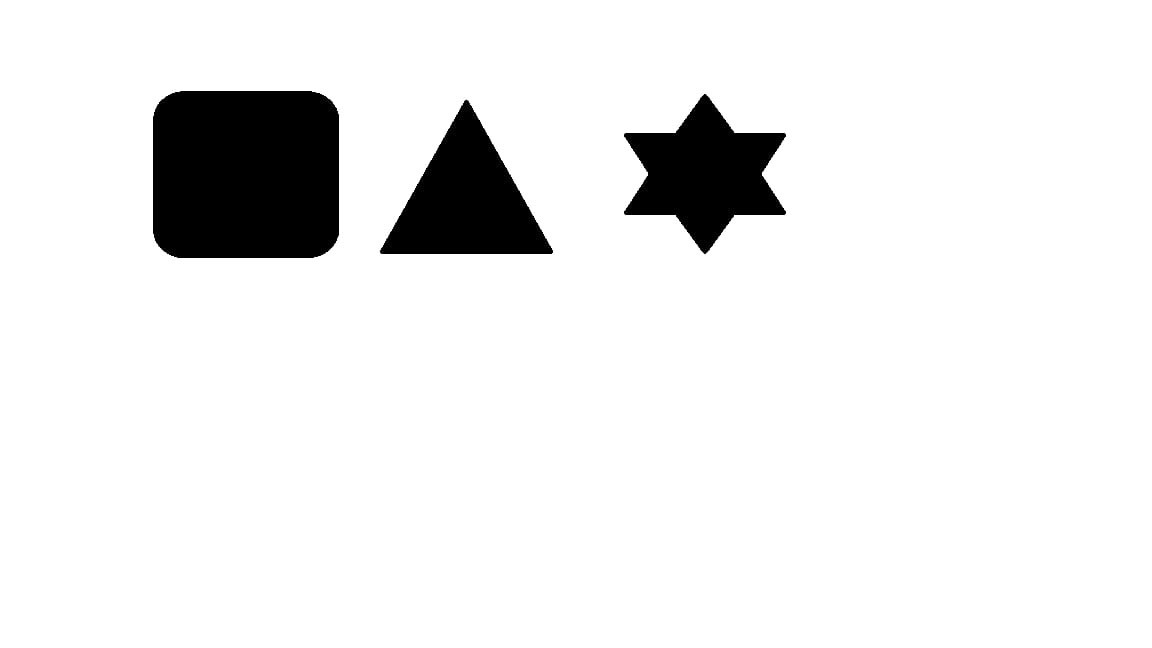
#> input picture imagini/tema5.jpeg, 1152 x 648 px, found by its file name
$ python tema5.py
#> lines starting #> are read from the running program, lines starting #| are printed output that depends on the picture; after the words box and inside, x2 and y2 are one past the last pixel; in counts of white or black regions, pixels touching at a corner belong together
#> in main, img is the input picture: shape (648, 1152, 3); min 0, max 255, mean 235.2
import cv2
import numpy as np

def doua_traversari(image_path):
    img_orig = cv2.imread(image_path, cv2.IMREAD_GRAYSCALE)
    _, img = cv2.threshold(img_orig, 0, 255, cv2.THRESH_BINARY | cv2.THRESH_OTSU)
#> img: shape (648, 1152); 92.2% white; 3 black regions, box (x1, y1, x2, y2) and area: (153, 91, 339, 258) 30290, (624, 94, 786, 254) 13820, (380, 100, 553, 254) 13799

    height, width = img.shape
#> height = 648; width = 1152
    labels = np.zeros((height, width), dtype=np.int32)
    label = 0
    equivalence = {}

    for i in range(height):
        for j in range(width):
            if img[i, j] == 0:
                neighbors = []
                if i > 0 and j > 0:
                    neighbors.append(labels[i - 1, j])
                    neighbors.append(labels[i, j - 1])
                else:
                    neighbors.append(0)

                neighbors = [n for n in neighbors if n > 0]
                if not neighbors:
                    label += 1
                    labels[i, j] = label
                    equivalence[label] = label
                else:
                    smallest_label = min(neighbors)
                    labels[i, j] = smallest_label
                    for neighbor in neighbors:
                        if neighbor != smallest_label:
                            equivalence[neighbor] = smallest_label
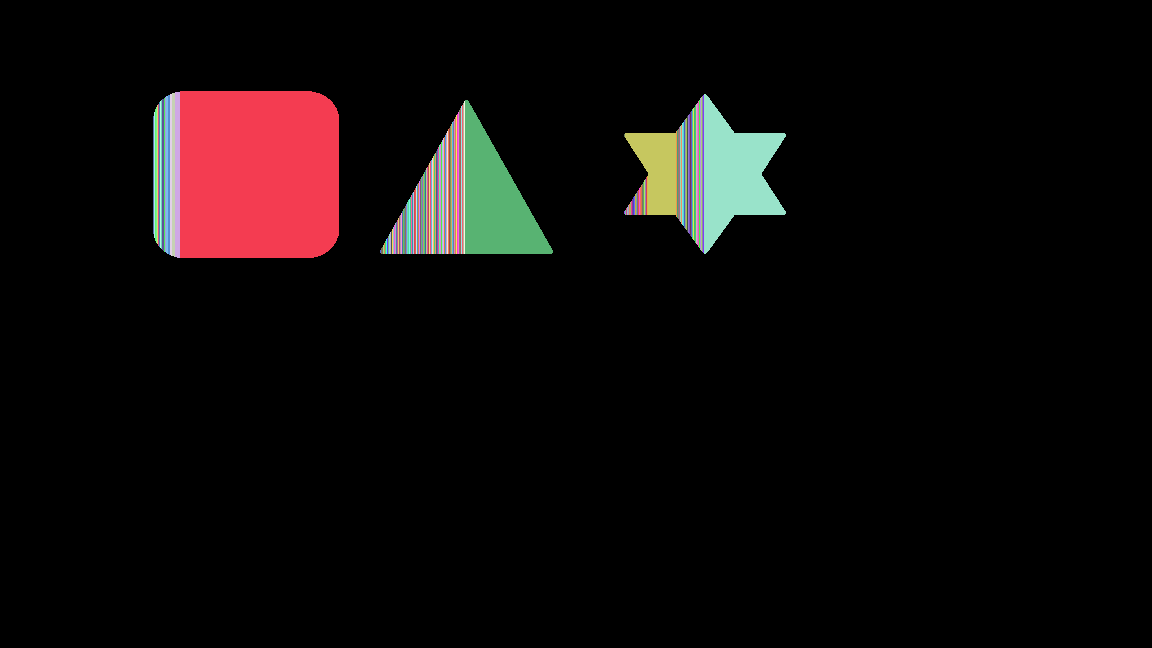
#> labels: shape (648, 1152) int32; 160 distinct labels, from 0 to 159; one colour per label, 0 black
#> after the loop, label = 159

    for i in range(height):
        for j in range(width):
            if labels[i, j] > 0:
                root_label = labels[i, j]
                while equivalence[root_label] != root_label:
                    root_label = equivalence[root_label]
                labels[i, j] = root_label
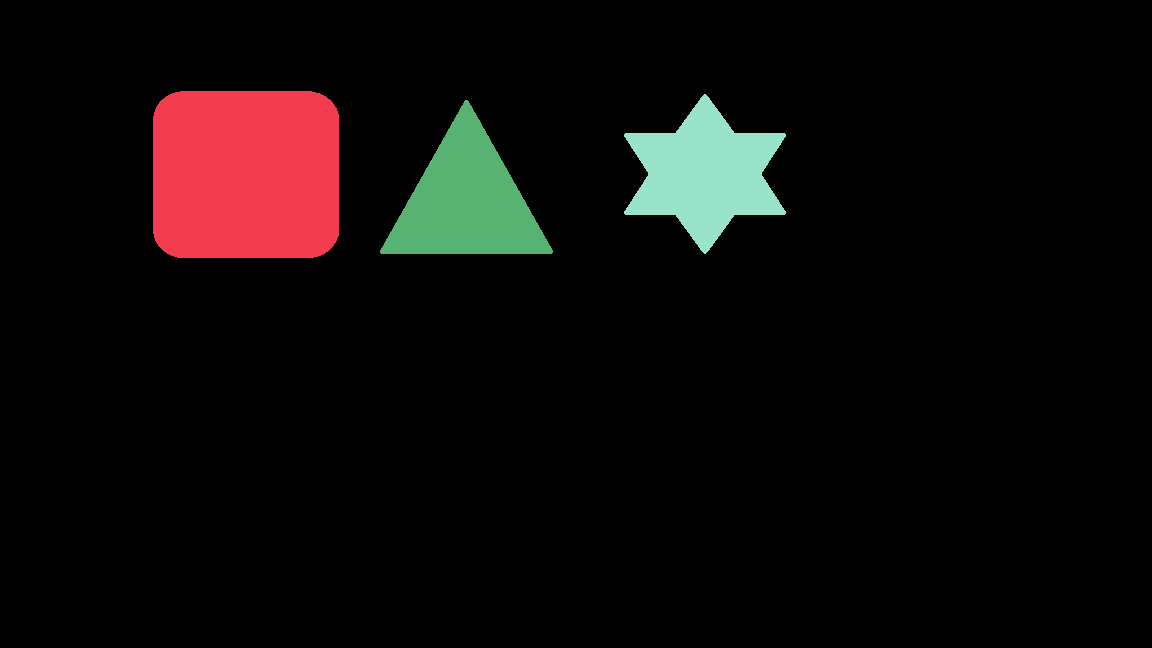
#> labels: shape (648, 1152) int32; 4 distinct labels, from 0 to 16; one colour per label, 0 black

    return labels

def visualize_labels(labels):
    min_val, max_val = np.min(labels), np.max(labels)
    colored_labels = (labels.astype(np.float32) - min_val) / (max_val - min_val) * 255
    colored_labels = colored_labels.astype(np.uint8)
    colored_labels_color = cv2.applyColorMap(colored_labels, cv2.COLORMAP_JET)

    cv2.imshow("Labeled Image", colored_labels_color)
    cv2.waitKey(0)

def compute_freeman_chain_code(contour):
    chain_code = []
    directions = [(-1, 0), (-1, 1), (0, 1), (1, 1),
                  (1, 0), (1, -1), (0, -1), (-1, -1)]
    for i in range(len(contour)):
        p1 = contour[i]
        p2 = contour[(i + 1) % len(contour)]
        direction = (p2[0] - p1[0], p2[1] - p1[1])

        for j in range(8):
            if direction == directions[j]:
                chain_code.append(j)
                break
    return chain_code

def print_chain_code(chain_code):
    print(" ".join(map(str, chain_code)))

def trace_contour(labeled_img, target_label):
    directions = [(0, -1), (1, -1), (1, 0), (1, 1),
                  (0, 1), (-1, 1), (-1, 0), (-1, -1)]
    contour = []

    start = (-1, -1)
    for i in range(labeled_img.shape[0]):
        for j in range(labeled_img.shape[1]):
            if labeled_img[i, j] == target_label:
                start = (j, i)
                break
        if start != (-1, -1):
            break

    if start == (-1, -1):
        return contour

    current = start
    dir_index = 0
    while True:
        contour.append(current)

        moved = False
        for i in range(8):
            next_point = (current[0] + directions[dir_index][0], current[1] + directions[dir_index][1])
            if labeled_img[next_point[1], next_point[0]] == target_label:
                contour.append(next_point)
                current = next_point
                dir_index = (dir_index + 7) % 8
                moved = True
                break
            dir_index = (dir_index + 1) % 8

        if not moved:
            break

        if current == start:
            break

    return contour

def main():
    image_path = "/Users/didu/Desktop/proiect pi/imagini/tema5.jpeg"
    img = cv2.imread(image_path)
    if img is None:
        print("Image not found or unable to open")
        return

    # Convert to grayscale
    img_gray = cv2.cvtColor(img, cv2.COLOR_BGR2GRAY)

    labels = doua_traversari(image_path)

    # Create binary image
    _, binary_img = cv2.threshold(img_gray, 0, 255, cv2.THRESH_BINARY_INV | cv2.THRESH_OTSU)
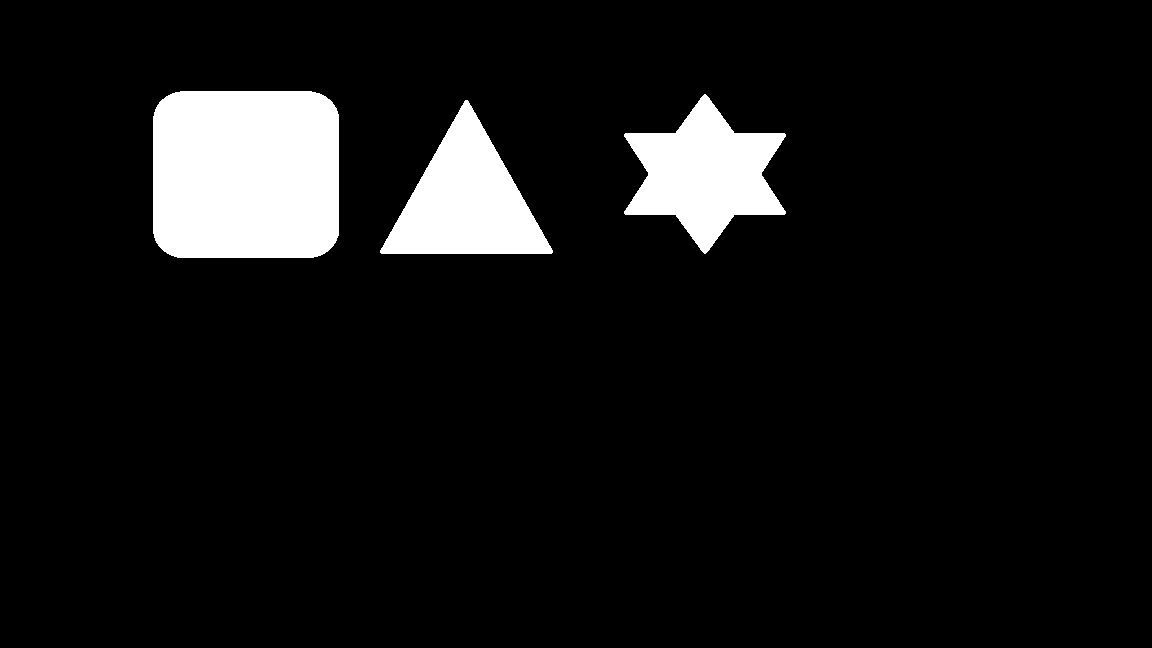
#> binary_img: shape (648, 1152); 7.8% white; 3 white regions, box (x1, y1, x2, y2) and area: (153, 91, 339, 258) 30290, (624, 94, 786, 254) 13820, (380, 100, 553, 254) 13799

    if binary_img is None:
        print("Thresholding failed to create a binary image")
        return

    # Gaussian blur and edge detection
    img_blurred = cv2.GaussianBlur(img_gray, (5, 5), 0)
    edges = cv2.Canny(img_blurred, 50, 150)
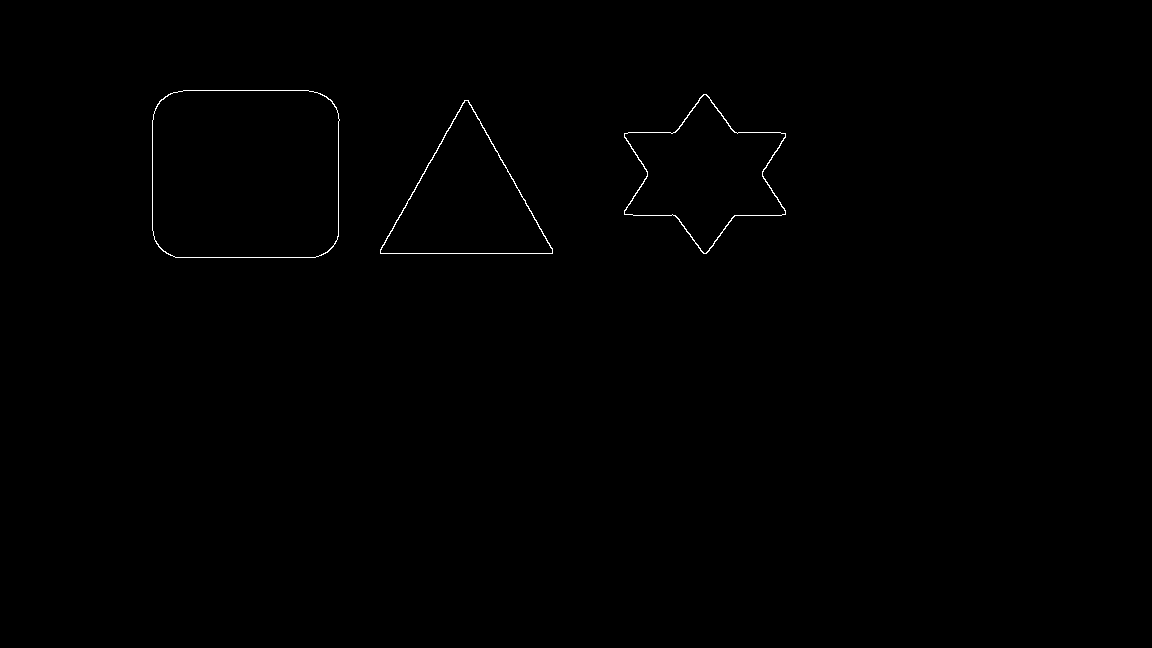
#> edges: shape (648, 1152); 0.28% white in thin lines or dots, all inside (x1, y1, x2, y2) = (152, 90, 786, 258)

    contour = trace_contour(labels, 1)
    chain_code = compute_freeman_chain_code(contour)

    # Find contours
    contours, _ = cv2.findContours(binary_img, cv2.RETR_EXTERNAL, cv2.CHAIN_APPROX_SIMPLE)
#> contours = 3 contours; box (x1, y1, x2, y2) and area: (153, 91, 339, 258) 29972, (380, 100, 553, 254) 13559, (624, 94, 786, 254) 13559

    img_with_contours = cv2.imread(image_path)
    for cnt in contours:
        polygon = cv2.approxPolyDP(cnt, 5, True)
        cv2.drawContours(img_with_contours, [polygon], -1, (0, 255, 0), 2)
#> this loop made 3 passes
#> polygon on pass 1: [[465, 100], [380, 252], [551, 253]]
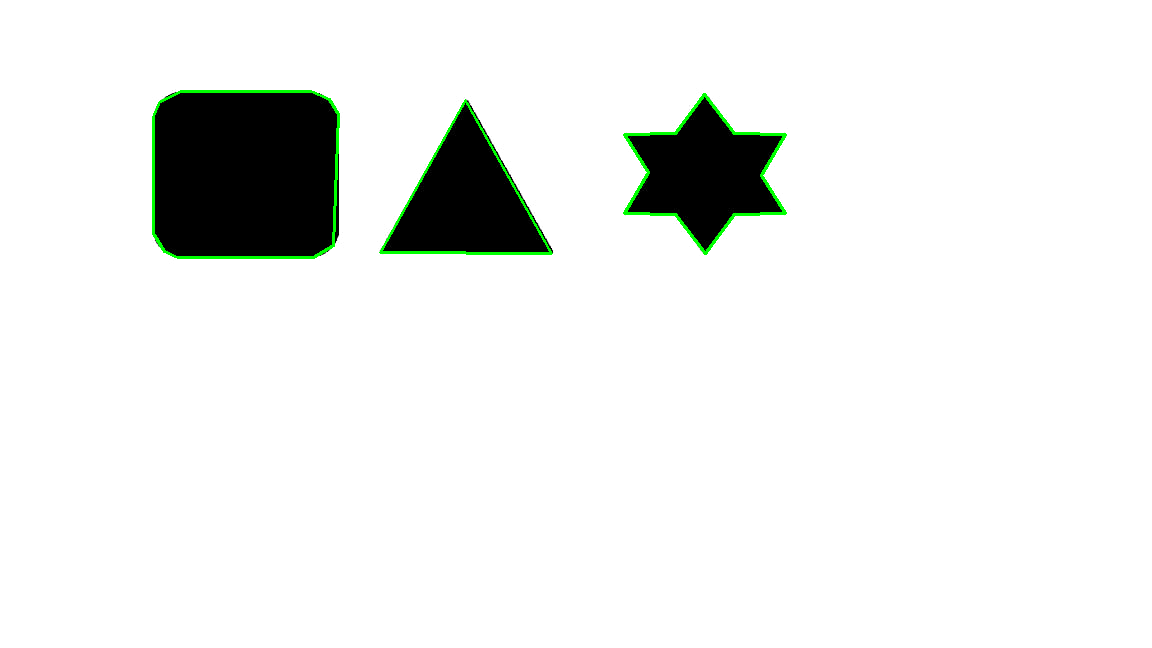
#> img_with_contours: shape (648, 1152, 3); 0.69% of pixels changed, all inside (x1, y1, x2, y2) = (152, 90, 787, 259)

    cv2.imshow("Contours", img_with_contours)
    cv2.waitKey(0)

    print("Contour Chain Code: ", end="")
    print_chain_code(chain_code)
#> (printed output is left out)
#codu inlantuit pentru fiecare imagine, conturul si asa
if __name__ == "__main__":
    main()

$ run again, with imagini/poza.jpeg copied over imagini/tema5.jpeg
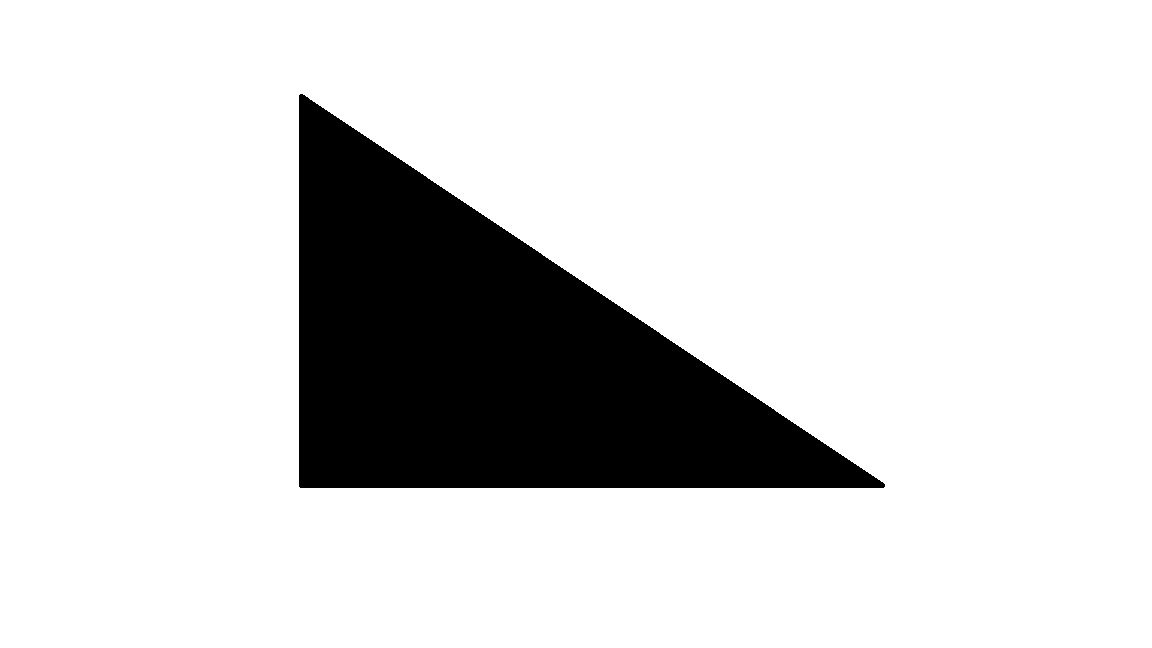
#> input picture imagini/poza.jpeg, 1152 x 648 px, found by its file name
#> in main, img is the input picture: shape (648, 1152, 3); min 0, max 255, mean 215
#> img: shape (648, 1152); 84.3% white; 1 black region, box (x1, y1, x2, y2) and area: (299, 94, 885, 488) 117208
#> after the loop in doua_traversari, `for i in range(height):`:
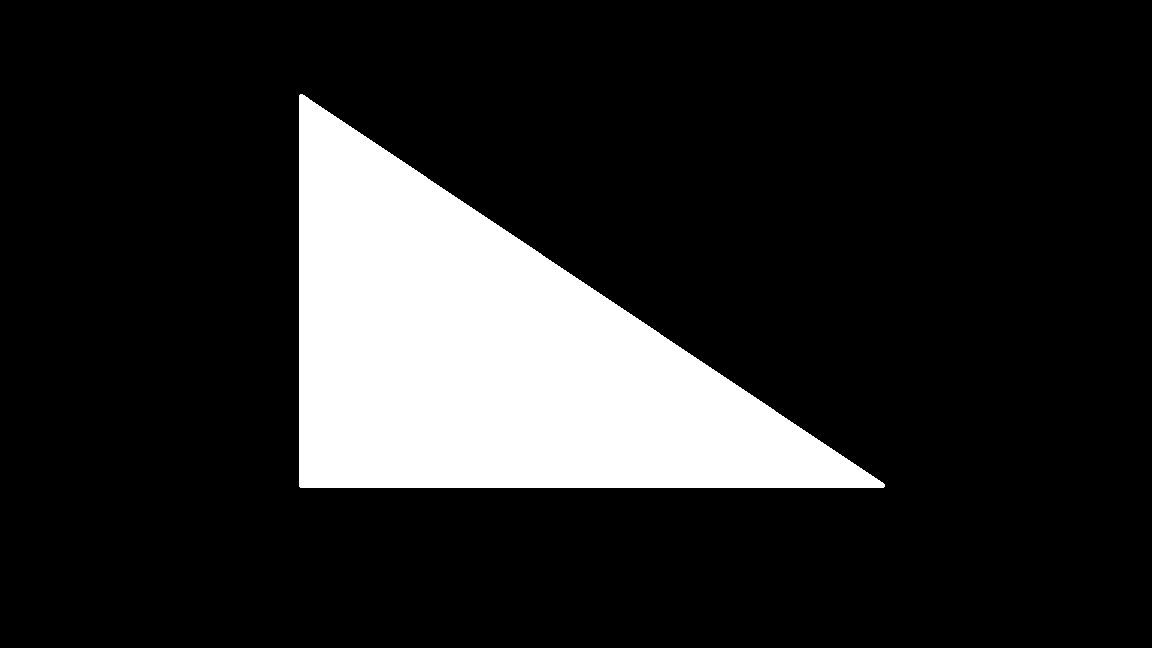
#> labels: shape (648, 1152) int32; values 0 (black) and 1 (white), 15.7% white; 1 white region, box (x1, y1, x2, y2) and area: (299, 94, 885, 488) 117208
#> edges: shape (648, 1152); 0.25% white in thin lines or dots, all inside (x1, y1, x2, y2) = (298, 94, 885, 488)
#> contours = 1 contour; box (x1, y1, x2, y2) and area: (299, 94, 885, 488) 116426
#> the loop in main, `for cnt in contours:` made 1 pass
#> polygon on pass 1: [[299, 95], [300, 487], [884, 486]]
#> after the loop in main, `for cnt in contours:`:
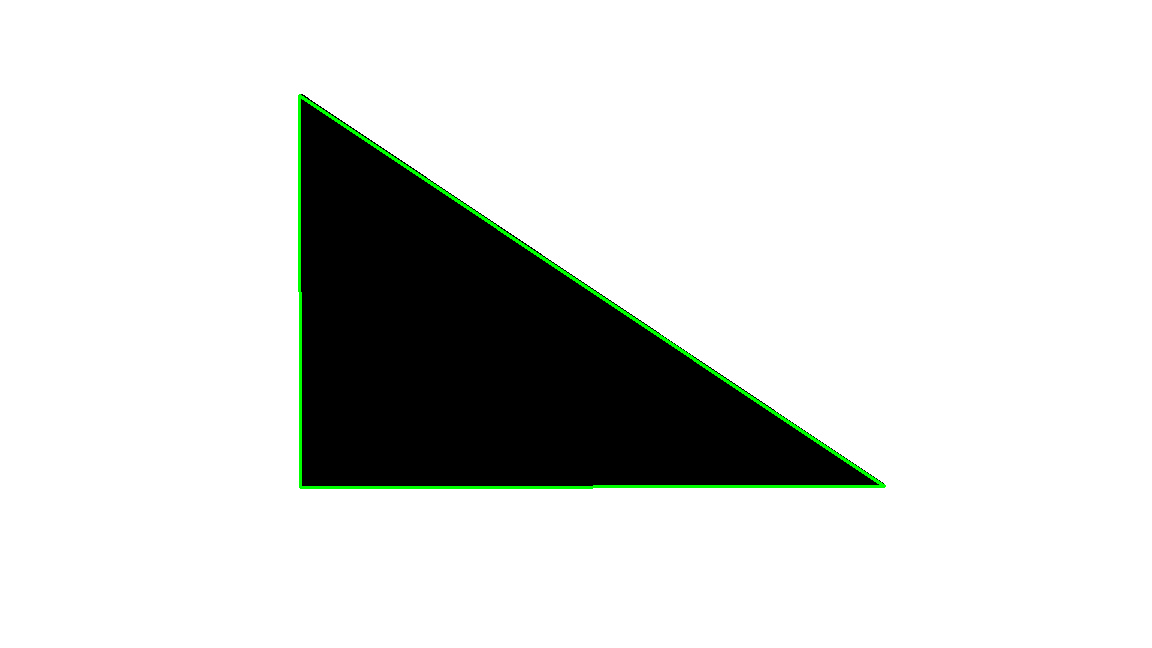
#> img_with_contours: shape (648, 1152, 3); 0.7% of pixels changed, all inside (x1, y1, x2, y2) = (298, 94, 886, 489)
#> (printed output is left out)
